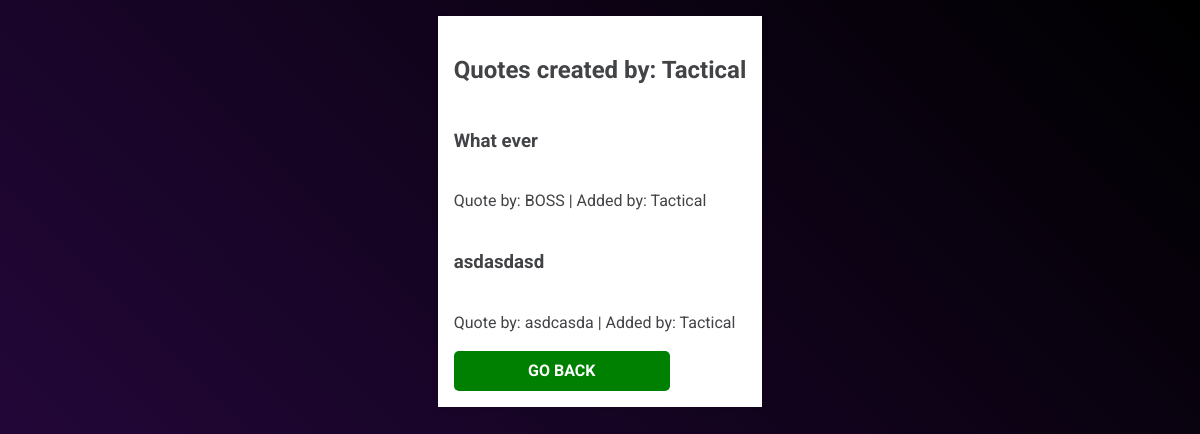
The app's page /posted_by/2 (signed in) with its own data.
### beltApp/models.py (models this page shows)
class User(models.Model):
    name = models.CharField(max_length=255)
    email = models.CharField(max_length=255)
    password = models.CharField(max_length=255, null = True)
    created_at = models.DateTimeField(auto_now_add=True)
    updated_at = models.DateTimeField(auto_now=True)
    objects = userManager()

class Quote(models.Model):
    author = models.CharField(max_length=255)
    quote = models.TextField()
    posted_by = models.ForeignKey(User, related_name="posted_quotes", on_delete=models.CASCADE)
    favorite = models.ManyToManyField(User, related_name="favorite_quote")
    created_at = models.DateTimeField(auto_now_add=True)
    updated_at = models.DateTimeField(auto_now=True)
    objects = quoteManager()

### beltApp/views.py (the view)
# urls.py: path('posted_by/<idItem>', views.posted_by),
def posted_by(request, idItem):
    if 'userID' in request.session:
        context = {
            'usertoshow' : User.objects.get(id=idItem).name,
            'quotes_created_by_user': Quote.objects.filter(posted_by = User.objects.get(id=idItem)),
        }
        return render(request, 'posted_by.html', context)
    return redirect ('/')

### beltApp/templates/posted_by.html (shortened to what this page needs)
<!DOCTYPE html>
<html lang="en">
<head>
    {% load static %}
    <link rel="stylesheet" href="{% static 'css/style.css' %}">
</head>
<body>
    <div class="quote-container">
        <div class="col">
            <h2 class="header"> Quotes created by: {{ usertoshow}} </h2>
            {% for quotes_iterator in quotes_created_by_user %}
                <h3>{{ quotes_iterator.quote }}</h3>
                <p>Quote by: {{ quotes_iterator.author }} | Added by: {{ quotes_iterator.posted_by.name }} </p>
            {% endfor %}
            <a href="/success" class="btn btn-green">GO BACK</a>
        </div>
    </div>
</body>
</html>

### beltApp/static/css/style.css (style rules this page uses)
*::before, *::after { box-sizing: border-box; margin: 0; padding: 0; }
body { background: linear-gradient(225deg, #000000, #2a0845); margin: 0; padding: 0; font-size: 1em; height: 100vh; line-height: 1.5; font-family: "Roboto", sans-serif; }
a { width: 200px; text-align: center; text-decoration: none; color: red; font-weight: bold; }
.header { text-align: center; }
.col { color: #424346; padding: 1rem; background: #fff; box-shadow: 0 1px 6px rgba(0, 0, 0, 0.1); }
.quote-container { display: flex; flex-direction: row; justify-content: center; max-width: 90%; margin: auto; }
.quote-container .col { display: flex; flex-direction: column; margin: 1em; }
.btn { cursor: pointer; border: 0; color: white; border-radius: 5px; padding: .5rem .5rem; font-weight: bold; text-decoration: none; }
.btn-green { background-color: green; }

### records on screen
User: name "Tactical"
Quote: quote "What ever", author "BOSS", posted_by.name "Tactical"
Quote: quote "asdasdasd", author "asdcasda", posted_by.name "Tactical"
